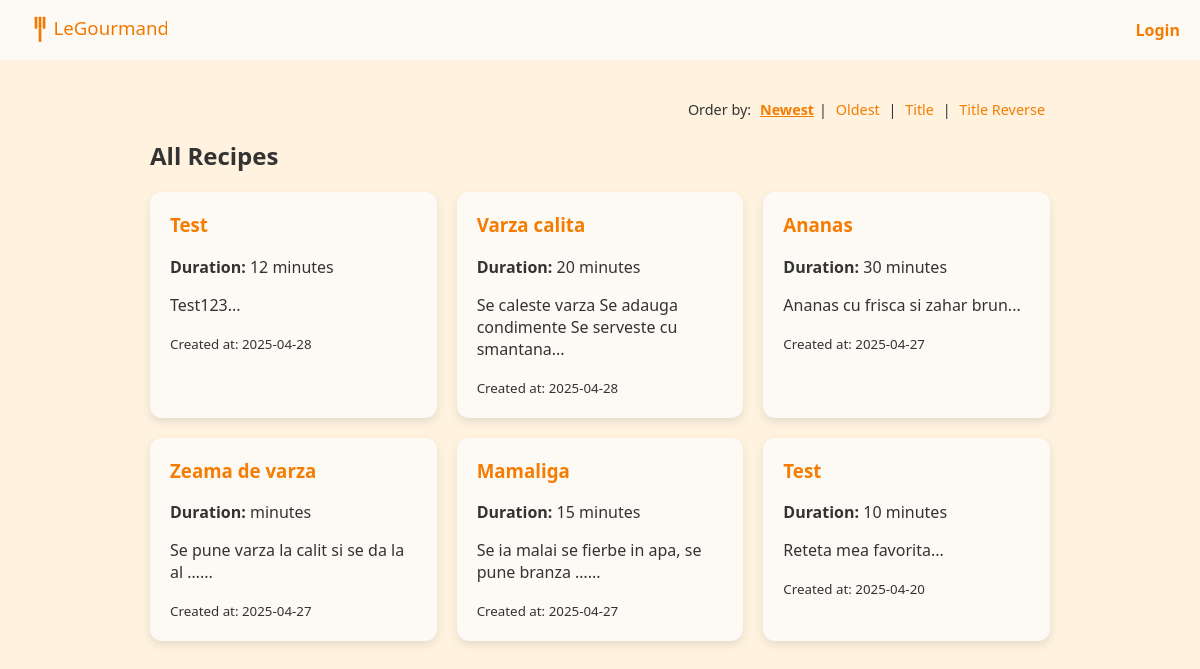
The app's page /, older data.
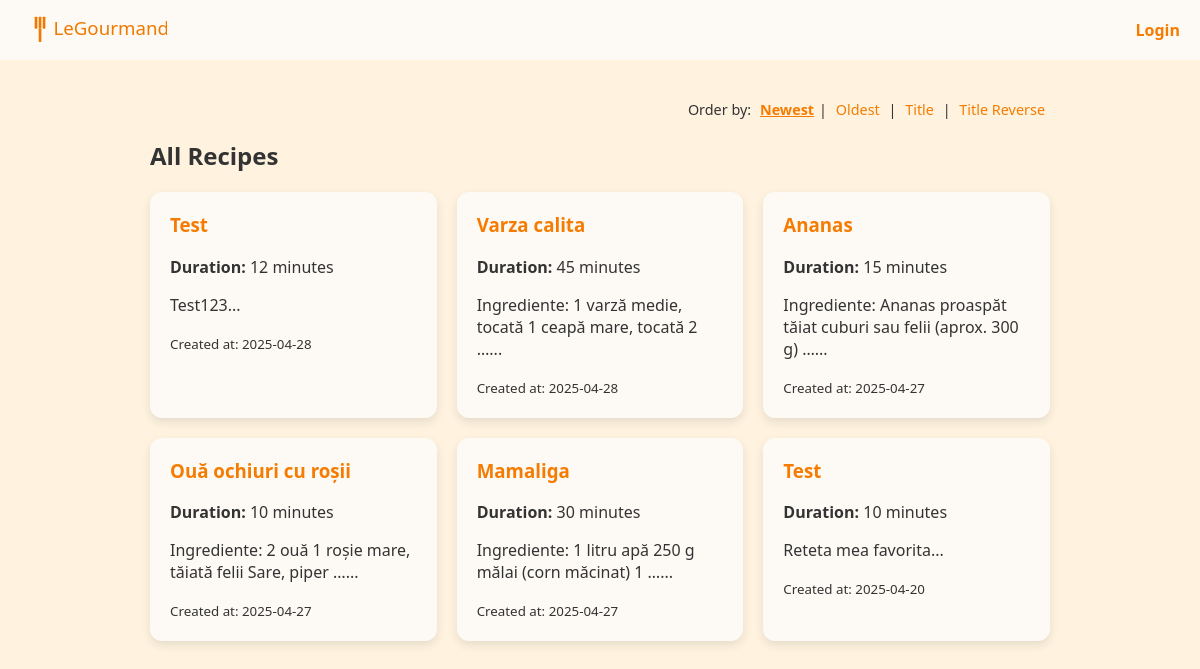
The same page, newer data.
### recipes/models.py (models this page shows, shortened)
class Recipe(models.Model):
    user = models.ForeignKey(User, on_delete=models.CASCADE, related_name='recipes')
    title = models.CharField(max_length=200)
    description = models.CharField(max_length=5000)
    prep_time = models.CharField(max_length=4)
    created_at = models.DateTimeField(auto_now_add=True)

### legourmand/views.py (the view)
# urls.py: path('',views.index, name='home'),
def index(request):
    order_by = request.GET.get('orderBy', '-created_at')
    recipes = Recipe.objects.all().order_by(order_by)
    return render(request, 'recipe/list.html', {'recipes': recipes, 'order_by': order_by})

### templates/recipe/list.html
{% extends "base.html" %} {% block content %}
<div class="recipe-list">
    <div class="order-options">
        <span>Order by:</span>
        <a href="?orderBy=-created_at" class="{% if order_by == '-created_at' %}active{% endif %}">Newest</a>|
        <a href="?orderBy=created_at" class="{% if order_by == 'created_at' %}active{% endif %}">Oldest</a> |
        <a href="?orderBy=title" class="{% if order_by == 'title' %}active{% endif %}">Title</a>    |
        <a href="?orderBy=-title" class="{% if order_by == '-title' %}active{% endif %}">Title Reverse</a>
    </div>
  <h2>All Recipes</h2>
  {% if recipes %}
  <div class="recipes-grid">
    {% for recipe in recipes %}
    <div class="recipe-card">
      <a href="{% url 'recipe_detail' recipe.pk %}">
        <h3>{{ recipe.title }}</h3>
      </a>
      <p><strong>Duration:</strong> {{ recipe.prep_time }} minutes</p>
      <p>{{ recipe.description|truncatewords:10 }}...</p>
      <small>Created at: {{ recipe.created_at|date:"Y-m-d" }}</small>
    </div>
    {% endfor %}
  </div>
  {% else %}
  <p>No recipes yet!</p>
  {% endif %}
</div>
{% endblock %}

### templates/base.html (shortened to what this page needs)
<!DOCTYPE html>
<html>
  <head>
    {% load static %}
    <link
      rel="stylesheet"
      type="text/css"
      href="{% static 'css/styles.css' %}"
    />
  </head>
  <body>
    <div class="header">
      <a height="40" href="{% url 'home' %}">
        <img
          class="logo"
          src="{% static 'img/le-gourmand.svg' %}"
          alt="LeGourmand Logo"
          height="40"
        />
      </a>
      <div class="header-links">
      {% if user.is_authenticated %}
        <a class="btn btn-primary" href="/recipe/add">New Recipe</a>
        <div>
          Hello, <span class="username">{{ user.username }}</span> |
          <form method="post" action="{% url 'logout' %}" style="display: inline">
            {% csrf_token %}
            <button type="submit" class="btn">Logout</button>
          </form>
        </div>
      {% else %}
        <a href="{% url 'login' %}">Login</a>
        {% endif %}
      </div>
    </div>
    <div class="content">{% block content %} {% endblock %}</div>
  </body>
</html>

### static/css/styles.css (style rules this page uses)
:root { --color-bg: #fff3e0; --color-card-bg: #fdfaf6; --color-accent: #f57c00; --color-accent-hover: #e65100; --color-text: #333333; --color-input-bg: #f0f0f0; --color-error-bg: #ffece6; --color-error-text: #d84315; }
body { background-color: var(--color-bg); font-family: "Segoe UI", sans-serif; color: var(--color-text); margin: 0; padding: 0; }
a { color: var(--color-accent); text-decoration: none; }
.content { padding: 20px; }
.header { background-color: var(--color-card-bg); padding: 10px; text-align: right; min-height: 24px; display: flex; justify-content: space-between; align-items: center; }
.header a { margin-left: 10px; margin-right: 10px; font-weight: bold; }
.header-links { display: flex; align-items: center; justify-content: center; gap: 10px; }
.logo { vertical-align: middle; }
.recipe-list { padding: 20px; max-width: 900px; margin: auto; }
.recipes-grid { display: grid; grid-template-columns: repeat(auto-fit, minmax(260px, 1fr)); gap: 20px; }
.recipe-card { background-color: var(--color-card-bg); padding: 20px; border-radius: 12px; box-shadow: 0 4px 10px rgba(0,0,0,0.1); transition: transform 0.2s; }
.recipe-card h3 { margin-top: 0; color: var(--color-accent); }
.order-options { margin-bottom: 20px; text-align: right; font-size: 0.9rem; }
.order-options a { margin-left: 5px; margin-right: 5px; text-decoration: none; color: var(--color-accent); }
.order-options a.active { font-weight: bold; text-decoration: underline; }

Row changes from the older to the newer data that the page shows:
changed Recipe "Varza calita": prep_time "20" → "45"; description "Se caleste varza Se adauga condimente Se serveste cu smantana" → "Ingrediente: 1 varză medie, tocată 1 ceapă mare, tocată 2 …"
changed Recipe "Ananas": prep_time "30" → "15"; description "Ananas cu frisca si zahar brun" → "Ingrediente: Ananas proaspăt tăiat cuburi sau felii (aprox. 300 g) …"
changed Recipe: title "Zeama de varza" → "Ouă ochiuri cu roșii"; prep_time (not shown) → "10"; description "Se pune varza la calit si se da la al …" → "Ingrediente: 2 ouă 1 roșie mare, tăiată felii Sare, piper …"
changed Recipe "Mamaliga": prep_time "15" → "30"; description "Se ia malai se fierbe in apa, se pune branza …" → "Ingrediente: 1 litru apă 250 g mălai (corn măcinat) 1 …"
